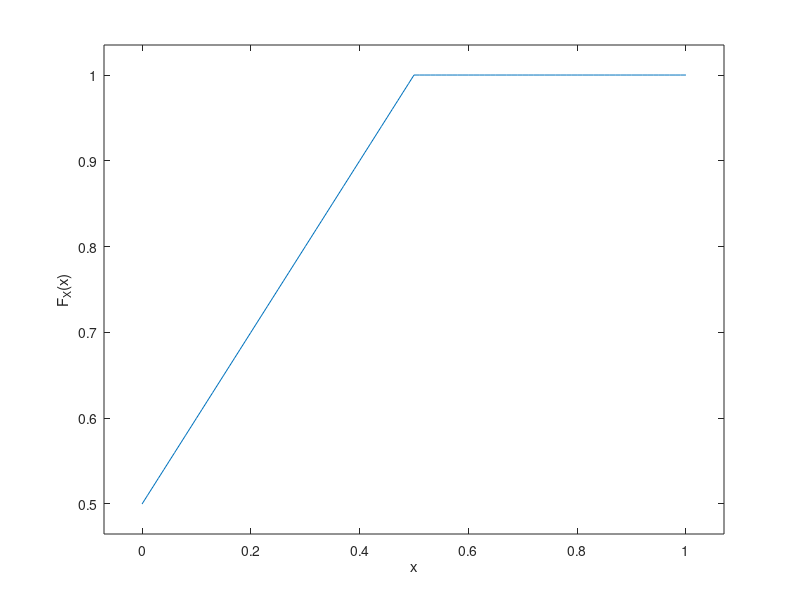

Recreate this plot in MATLAB.
x=0:0.01:1;
l = length(x);
y = ones(1,l);

for i=1:l
    if x(i)<1/2
        y(i)=x(i)+1/2;
    else
        y(i)=1;
    end
end
plot(x,y)
axis padded

xlabel('x')
ylabel('F_X(x)')